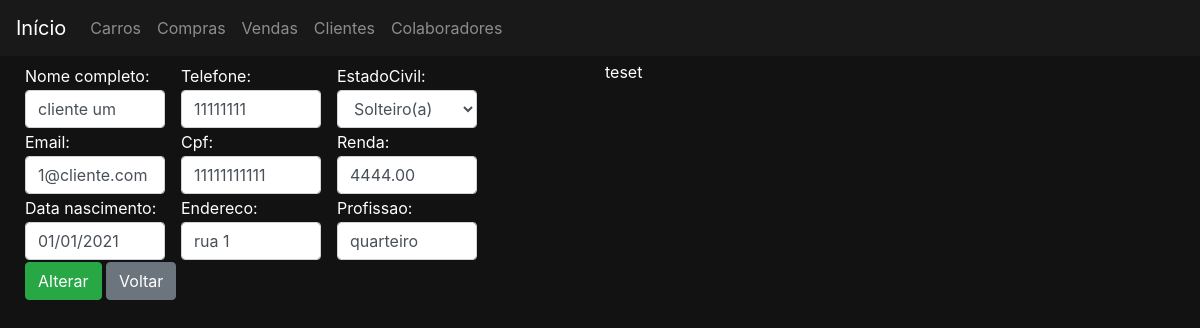
The app's page /clientes/editar/5 with its own data.
### clientes/models.py (models this page shows, shortened)
class Cliente(Pessoa):
    renda = models.DecimalField(max_digits=15, decimal_places=2, verbose_name='renda')
    profissao = models.CharField(max_length=20, verbose_name='profissao')
    class Meta:
        permissions = (
            ('permissao_gerente', 'permissao gerente'),
            ('permissao_supervisor', 'permissao supervisor'),
            ('permissao_vendedor', 'permissao vendedor'),
            ('permissao_funcionario', 'permissao todos funcionarios'),
        )

### clientes/views.py (the view, shortened to what this page needs)
# urls.py: path('editar/<int:pk>', views.ClienteEditar.as_view(), name='editar'),
class ClienteEditar(UpdateView, LoginRequiredMixin):
    model = Cliente
    form_class = ClienteModelForm
    template_name = 'clientes/clienteForm.html'
    permission_required = 'clientes.permissao_funcionario'
    success_url = reverse_lazy('clientes:listar')
    def get_context_data(self, form=None):
        context = super().get_context_data()
        context['botaoNome'] = 'Alterar'
        return context

### clientes/forms.py
class ClienteModelForm(forms.ModelForm):
    class Meta:
        model = Cliente
        fields = "__all__"
    def __init__(self, *args, **kwargs):
        super().__init__(*args, **kwargs)
        for field in self.fields:
            self.fields[field].widget.attrs.update({'class':'form-control'})

### clientes/templates/clientes/clienteForm.html
{% extends 'base.html' %}
{% block 'body' %}
    <div class="container" >
        <div class="row">
            <div class="col-md-6">
                <form action="" method="POST">{% csrf_token %}
                    <div class="colunasTres">
                        {% for field in form %}
                            {{ field.label_tag }}
                            {{ field }}
                        {% endfor %}
                    </div>
                    <input type="submit" class="btn btn-success" value="{{botaoNome}}">
                    <a href="javascript:history.back()" class="btn btn-secondary">Voltar</a>
                </form>
            </div>
            {% if form.errors %}
                <div class="col-md-3 alert-danger">
                    {{ form.errors}}
                </div>
            {% else %}
                teset
            {% endif %}
        </div>
    </div>
{% endblock %}

### templates/static/css/css.css (style rules this page uses)
.fundo { background-color: #121212; color: white; }
.container { max-width: 1300px; }
body { margin-top: 30px; padding-top: 30px; margin-left: 10px; }
a { color:white; }
label { margin-bottom: 2px; margin-top: 2px; }
.colunasTres { display: block; column-count:3; break-inside: avoid-column; width: 80%; padding-bottom: 1px; margin-bottom: 1px; margin-top: 1px; padding-top: 1px; }

### records on screen
Cliente: form "cliente um" "1@cliente.com" "01/01/2021" "11111111" "11111111111" "rua 1" "Solteiro(a)" "4444.00" "quarteiro"

### other values on screen
{{ field.label_tag }} "Nome completo:" "Email:" "Data nascimento:" "Telefone:" "Cpf:" "Endereco:" "EstadoCivil:" "Renda:" "Profissao:"
